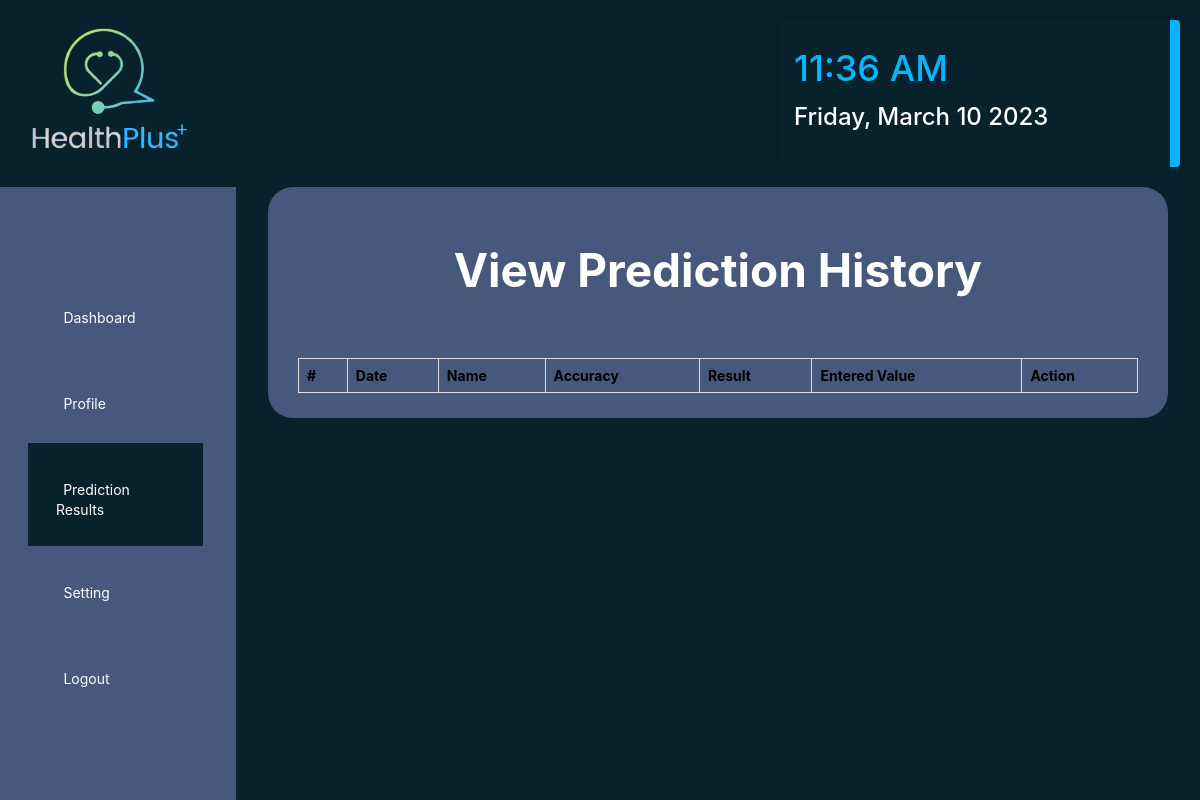
Page /doctor_view_prediction_result (signed in) on the earlier database version.
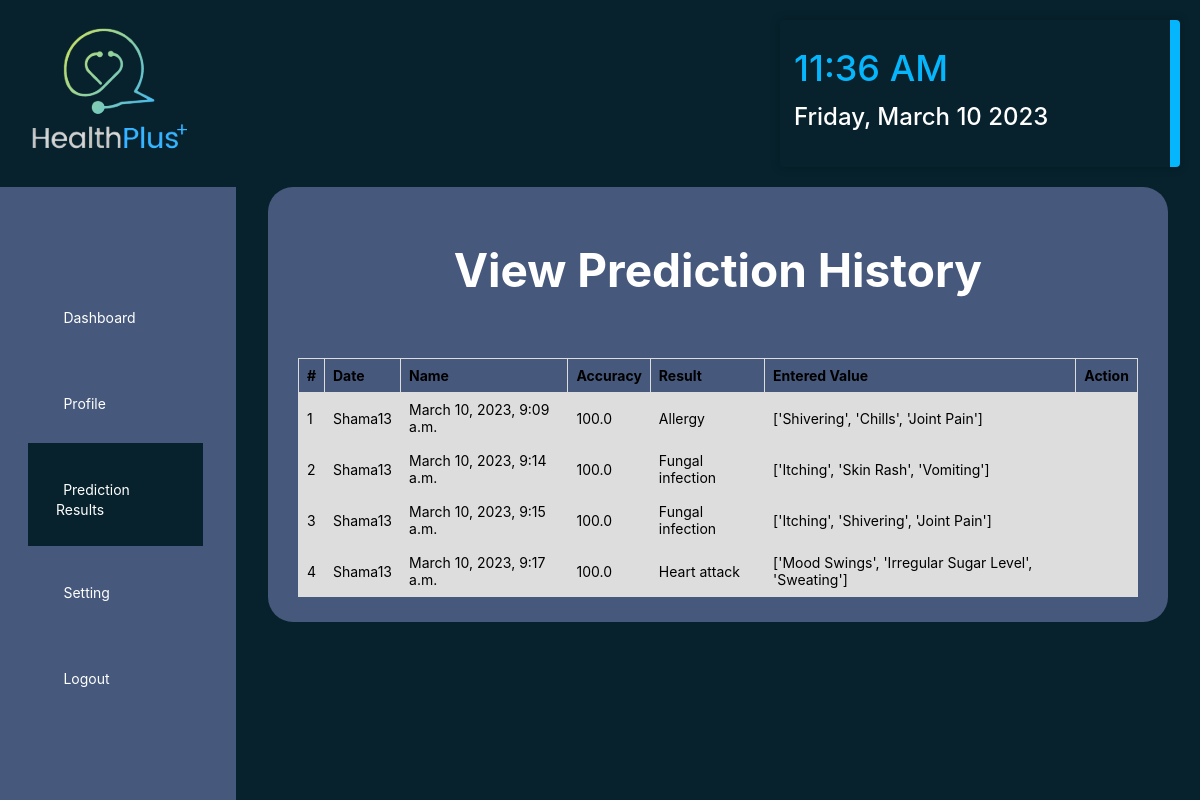
Same page on the later database version.
### healthApp/models.py (models this page shows, shortened)
class PredictionData(models.Model):
    patient = models.ForeignKey(Patient, on_delete=models.CASCADE, null=True)
    prediction_accuracy = models.CharField(max_length=100,null=True,blank=True)
    result = models.CharField(max_length=100,null=True,blank=True)
    values_list = models.CharField(max_length=100,null=True,blank=True)
    predict_for = models.CharField(max_length=100,null=True,blank=True)
    created = models.DateTimeField(auto_now=True,null=True)

class Patient(models.Model):
    user = models.OneToOneField(User, on_delete=models.CASCADE, null=True)
    contact = models.CharField(max_length=100, null=True)
    dob = models.DateField(null=True)
    address = models.CharField(max_length=100, null=True)
    image = models.ImageField(upload_to='media/', null=True, blank=True)
    def __str__(self):
        return self.user.username

### healthApp/views.py (the view)
# urls.py: path('doctor_view_prediction_result', views.DoctorViewPredictionResultsPage,
@login_required(login_url="login")
def DoctorViewPredictionResultsPage(request):
    prediction_data = PredictionData.objects.all()
    prediction_data_dict = {'prediction_data': prediction_data}
    return render(request, 'Doctor_PredictionResult.html', prediction_data_dict)

### templates/Doctor_PredictionResult.html (shortened to what this page needs)
<!DOCTYPE html>
<html lang="en">
    {% load static %}
    <head>
        <link rel="stylesheet" href="{% static 'css/styles.css' %}" type="text/css" media="all">
        <link rel="stylesheet" href="https://unicons.iconscout.com/release/v4.0.0/css/line.css">
        <link rel="stylesheet" href="https://cdnjs.cloudflare.com/ajax/libs/font-awesome/6.0.0-beta3/css/all.min.css"
 />
        <link rel="stylesheet" type="text/css" href="https://cdn.datatables.net/v/dt/jszip-2.5.0/dt-1.13.2/b-2.3.4/b-html5-2.3.4/b-print-2.3.4/datatables.min.css"/>
    </head>
    <body>
        <header class="row">
            <a href="{% url 'welcome' %}">
                <img src="{% static 'Images/Logo.png' %}" alt="">
            </a>
            <div class="dateTime">
                <div class="time"></div>
                <div class="date"></div>
            </div>
        </header>
        <div class="wrapper">
            <div class="sidebar">
                <ul>
                    <li><a href="{% url 'doctor_dashboard' %}">
                            Dashboard</a></a></li>
                    <li><a href="{% url 'doctor_profile' %}">Profile</a>
                    </li>
                    <li class="is-active"><a href="{% url 'doctor_view_prediction_result' %}">Prediction
                            Results</a></li>
                    <li><a href="{% url 'doctor_settings' %}">Setting</a></li>
                    <li><a href="{% url 'logout_user' %}">Logout</a></li>
                </ul>
            </div>
            <div class="historyContainer">
                <h1>
                    View Prediction History
                </h1>
                <div class="table-responsive">
                    <table id="myTable">
                        <thead>
                            <tr>
                                <th>#</th>
                                <th>Date</th>
                                <th>Name</th>
                                <th>Accuracy</th>
                                <th>Result</th>
                                <th>Entered Value</th>
                                <th>Action</th>
                            </tr>
                        </thead>
                        <tbody>
                            {% for i in prediction_data%}
                            <tr>
                                <td>{{forloop.counter}}</td>
                                <td>{{i.patient}}</td>
                                <td>{{i.created}}</td>
                                <td>{{i.prediction_accuracy}}</td>
                                <td>{{i.result}}</td>
                                <td>{{i.values_list}}</td>
                                <td>
                                </td>
                            </tr>
                            {% endfor %}
                        </tbody>
                    </table>
                </div>
            </div>
        </div>
    </body>
</html>

Differences in the rows shown:
added PredictionData: patient "Shama13", created "March 10, 2023, 9:09 a.m.", prediction_accuracy "100.0", result "Allergy", values_list "['Shivering', 'Chills', 'Joint Pain']"
added PredictionData: patient "Shama13", created "March 10, 2023, 9:14 a.m.", prediction_accuracy "100.0", result "Fungal infection", values_list "['Itching', 'Skin Rash', 'Vomiting']"
added PredictionData: patient "Shama13", created "March 10, 2023, 9:15 a.m.", prediction_accuracy "100.0", result "Fungal infection", values_list "['Itching', 'Shivering', 'Joint Pain']"
added PredictionData: patient "Shama13", created "March 10, 2023, 9:17 a.m.", prediction_accuracy "100.0", result "Heart attack", values_list "['Mood Swings', 'Irregular Sugar Level', 'Sweating']"
